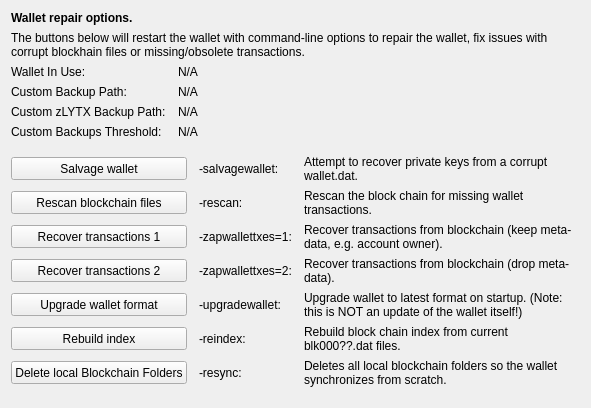
     <widget class="QWidget" name="tab_repair">
      <attribute name="title">
       <string>&amp;Wallet Repair</string>
      </attribute>
      <layout class="QGridLayout" name="gridLayout_4" columnstretch="0,0,0,0">
       <property name="horizontalSpacing">
        <number>12</number>
       </property>
       <item row="0" column="0" colspan="4">
        <widget class="QLabel" name="label_repair_header">
         <property name="font">
          <font>
           <weight>75</weight>
           <bold>true</bold>
          </font>
         </property>
         <property name="text">
          <string>Wallet repair options.</string>
         </property>
        </widget>
       </item>
       <item row="1" column="0" colspan="4">
        <widget class="QLabel" name="label_repair_helptext">
         <property name="font">
          <font>
           <weight>50</weight>
           <bold>false</bold>
          </font>
         </property>
         <property name="text">
          <string>The buttons below will restart the wallet with command-line options to repair the wallet, fix issues with corrupt blockhain files or missing/obsolete transactions.</string>
         </property>
         <property name="wordWrap">
          <bool>true</bool>
         </property>
        </widget>
       </item>
       <item row="2" column="0">
        <widget class="QLabel" name="wallet_path_label">
         <property name="text">
          <string>Wallet In Use:</string>
         </property>
        </widget>
       </item>
       <item row="2" column="1" colspan="3">
        <widget class="QLabel" name="wallet_path">
         <property name="cursor">
          <cursorShape>IBeamCursor</cursorShape>
         </property>
         <property name="text">
          <string>N/A</string>
         </property>
         <property name="textFormat">
          <enum>Qt::PlainText</enum>
         </property>
         <property name="textInteractionFlags">
          <set>Qt::LinksAccessibleByMouse|Qt::TextSelectableByKeyboard|Qt::TextSelectableByMouse</set>
         </property>
        </widget>
       </item>
       <item row="3" column="0">
        <widget class="QLabel" name="wallet_custombackuppath_label">
         <property name="text">
          <string>Custom Backup Path:</string>
         </property>
         <property name="visible">
          <bool>false</bool>
         </property>
        </widget>
       </item>
       <item row="3" column="1" colspan="3">
        <widget class="QLabel" name="wallet_custombackuppath">
         <property name="cursor">
          <cursorShape>IBeamCursor</cursorShape>
         </property>
         <property name="text">
          <string>N/A</string>
         </property>
         <property name="textFormat">
          <enum>Qt::PlainText</enum>
         </property>
         <property name="textInteractionFlags">
          <set>Qt::LinksAccessibleByMouse|Qt::TextSelectableByKeyboard|Qt::TextSelectableByMouse</set>
         </property>
         <property name="visible">
          <bool>false</bool>
         </property>
        </widget>
       </item>
       <item row="4" column="0">
        <widget class="QLabel" name="wallet_customzbackuppath_label">
         <property name="text">
          <string>Custom zLYTX Backup Path:</string>
         </property>
         <property name="visible">
          <bool>false</bool>
         </property>
        </widget>
       </item>
       <item row="4" column="1" colspan="3">
        <widget class="QLabel" name="wallet_customzbackuppath">
         <property name="cursor">
          <cursorShape>IBeamCursor</cursorShape>
         </property>
         <property name="text">
          <string>N/A</string>
         </property>
         <property name="textFormat">
          <enum>Qt::PlainText</enum>
         </property>
         <property name="textInteractionFlags">
          <set>Qt::LinksAccessibleByMouse|Qt::TextSelectableByKeyboard|Qt::TextSelectableByMouse</set>
         </property>
         <property name="visible">
          <bool>false</bool>
         </property>
        </widget>
       </item>
       <item row="5" column="0">
        <widget class="QLabel" name="wallet_custombackupthreshold_label">
         <property name="text">
          <string>Custom Backups Threshold:</string>
         </property>
         <property name="visible">
          <bool>false</bool>
         </property>
        </widget>
       </item>
       <item row="5" column="1" colspan="3">
        <widget class="QLabel" name="wallet_custombackupthreshold">
         <property name="cursor">
          <cursorShape>IBeamCursor</cursorShape>
         </property>
         <property name="text">
          <string>N/A</string>
         </property>
         <property name="textFormat">
          <enum>Qt::PlainText</enum>
         </property>
         <property name="textInteractionFlags">
          <set>Qt::LinksAccessibleByMouse|Qt::TextSelectableByKeyboard|Qt::TextSelectableByMouse</set>
         </property>
         <property name="visible">
          <bool>false</bool>
         </property>
        </widget>
       </item>
       <item row="6" column="0">
        <spacer name="verticalSpacer_repair1">
         <property name="orientation">
          <enum>Qt::Vertical</enum>
         </property>
         <property name="sizeHint" stdset="0">
          <size>
           <width>10</width>
           <height>10</height>
          </size>
         </property>
        </spacer>
       </item>
       <item row="7" column="0" colspan="2">
        <widget class="QPushButton" name="btn_salvagewallet">
         <property name="minimumSize">
          <size>
           <width>100</width>
           <height>23</height>
          </size>
         </property>
         <property name="text">
          <string>Salvage wallet</string>
         </property>
        </widget>
       </item>
       <item row="7" column="2">
        <widget class="QLabel" name="label_repair_salvage_command">
         <property name="text">
          <string notr="true">-salvagewallet:</string>
         </property>
        </widget>
       </item>
       <item row="7" column="3">
        <widget class="QLabel" name="label_repair_salvage">
         <property name="text">
          <string>Attempt to recover private keys from a corrupt wallet.dat.</string>
         </property>
         <property name="wordWrap">
          <bool>true</bool>
         </property>
        </widget>
       </item>
       <item row="8" column="0" colspan="2">
        <widget class="QPushButton" name="btn_rescan">
         <property name="minimumSize">
          <size>
           <width>100</width>
           <height>23</height>
          </size>
         </property>
         <property name="text">
          <string>Rescan blockchain files</string>
         </property>
        </widget>
       </item>
       <item row="8" column="2">
        <widget class="QLabel" name="label_repair_rescan_command">
         <property name="text">
          <string notr="true">-rescan:</string>
         </property>
        </widget>
       </item>
       <item row="8" column="3">
        <widget class="QLabel" name="label_repair_rescan">
         <property name="text">
          <string>Rescan the block chain for missing wallet transactions.</string>
         </property>
         <property name="wordWrap">
          <bool>true</bool>
         </property>
        </widget>
       </item>
       <item row="9" column="0" colspan="2">
        <widget class="QPushButton" name="btn_zapwallettxes1">
         <property name="minimumSize">
          <size>
           <width>100</width>
           <height>23</height>
          </size>
         </property>
         <property name="text">
          <string>Recover transactions 1</string>
         </property>
        </widget>
       </item>
       <item row="9" column="2">
        <widget class="QLabel" name="label_repair_zap1_command">
         <property name="text">
          <string notr="true">-zapwallettxes=1:</string>
         </property>
        </widget>
       </item>
       <item row="9" column="3">
        <widget class="QLabel" name="label_repair_zap1">
         <property name="text">
          <string>Recover transactions from blockchain (keep meta-data, e.g. account owner).</string>
         </property>
         <property name="wordWrap">
          <bool>true</bool>
         </property>
        </widget>
       </item>
       <item row="10" column="0" colspan="2">
        <widget class="QPushButton" name="btn_zapwallettxes2">
         <property name="minimumSize">
          <size>
           <width>100</width>
           <height>23</height>
          </size>
         </property>
         <property name="text">
          <string>Recover transactions 2</string>
         </property>
        </widget>
       </item>
       <item row="10" column="2">
        <widget class="QLabel" name="label_repair_zap2_command">
         <property name="text">
          <string notr="true">-zapwallettxes=2:</string>
         </property>
        </widget>
       </item>
       <item row="10" column="3">
        <widget class="QLabel" name="label_repair_zap2">
         <property name="text">
          <string>Recover transactions from blockchain (drop meta-data).</string>
         </property>
         <property name="wordWrap">
          <bool>true</bool>
         </property>
        </widget>
       </item>
       <item row="11" column="0" colspan="2">
        <widget class="QPushButton" name="btn_upgradewallet">
         <property name="minimumSize">
          <size>
           <width>100</width>
           <height>23</height>
          </size>
         </property>
         <property name="text">
          <string>Upgrade wallet format</string>
         </property>
        </widget>
       </item>
       <item row="11" column="2">
        <widget class="QLabel" name="label_repair_upgrade_command">
         <property name="text">
          <string notr="true">-upgradewallet:</string>
         </property>
        </widget>
       </item>
       <item row="11" column="3">
        <widget class="QLabel" name="label_repair_upgrade">
         <property name="text">
          <string>Upgrade wallet to latest format on startup. (Note: this is NOT an update of the wallet itself!)</string>
         </property>
         <property name="wordWrap">
          <bool>true</bool>
         </property>
        </widget>
       </item>
       <item row="12" column="0" colspan="2">
        <widget class="QPushButton" name="btn_reindex">
         <property name="minimumSize">
          <size>
           <width>100</width>
           <height>23</height>
          </size>
         </property>
         <property name="text">
          <string>Rebuild index</string>
         </property>
        </widget>
       </item>
       <item row="12" column="2">
        <widget class="QLabel" name="label_repair_reindex_command">
         <property name="text">
          <string notr="true">-reindex:</string>
         </property>
        </widget>
       </item>
       <item row="12" column="3">
        <widget class="QLabel" name="label_repair_reindex">
         <property name="text">
          <string>Rebuild block chain index from current blk000??.dat files.</string>
         </property>
         <property name="wordWrap">
          <bool>true</bool>
         </property>
        </widget>
       </item>
       <item row="13" column="0" colspan="2">
        <widget class="QPushButton" name="btn_resync">
         <property name="minimumSize">
          <size>
           <width>100</width>
           <height>23</height>
          </size>
         </property>
         <property name="text">
          <string>Delete local Blockchain Folders</string>
         </property>
        </widget>
       </item>
       <item row="13" column="2">
        <widget class="QLabel" name="label_repair_resync_command">
         <property name="text">
          <string>-resync:</string>
         </property>
        </widget>
       </item>
       <item row="13" column="3">
        <widget class="QLabel" name="label_repair_resync">
         <property name="text">
          <string>Deletes all local blockchain folders so the wallet synchronizes from scratch.</string>
         </property>
         <property name="wordWrap">
          <bool>true</bool>
         </property>
        </widget>
       </item>
       <item row="14" column="0">
        <spacer name="verticalSpacer_repair2">
         <property name="orientation">
          <enum>Qt::Vertical</enum>
         </property>
         <property name="sizeHint" stdset="0">
          <size>
           <width>20</width>
           <height>10</height>
          </size>
         </property>
        </spacer>
       </item>
      </layout>
     </widget>
